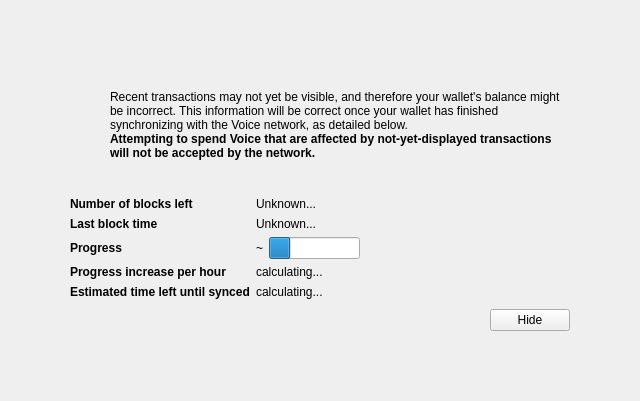
<?xml version="1.0" encoding="UTF-8"?>
<ui version="4.0">
 <class>ModalOverlay</class>
 <widget class="ModalOverlay" name="ModalOverlay">
  <property name="geometry">
   <rect>
    <x>0</x>
    <y>0</y>
    <width>640</width>
    <height>401</height>
   </rect>
  </property>
  <property name="windowTitle">
   <string>Form</string>
  </property>
  <layout class="QVBoxLayout" name="verticalLayout" stretch="0">
   <property name="sizeConstraint">
    <enum>QLayout::SetDefaultConstraint</enum>
   </property>
   <property name="leftMargin">
    <number>0</number>
   </property>
   <property name="topMargin">
    <number>0</number>
   </property>
   <property name="rightMargin">
    <number>0</number>
   </property>
   <property name="bottomMargin">
    <number>0</number>
   </property>
   <item>
    <widget class="QWidget" name="bgWidget" native="true">
     <property name="styleSheet">
      <string notr="true"/>
     </property>
     <layout class="QVBoxLayout" name="verticalLayoutMain" stretch="0">
      <property name="leftMargin">
       <number>60</number>
      </property>
      <property name="topMargin">
       <number>60</number>
      </property>
      <property name="rightMargin">
       <number>60</number>
      </property>
      <property name="bottomMargin">
       <number>60</number>
      </property>
      <item>
       <widget class="QWidget" name="contentWidget" native="true">
        <property name="styleSheet">
         <string notr="true"/>
        </property>
        <layout class="QVBoxLayout" name="verticalLayoutSub" stretch="1,0,0,0,0">
         <property name="spacing">
          <number>0</number>
         </property>
         <property name="leftMargin">
          <number>10</number>
         </property>
         <property name="topMargin">
          <number>10</number>
         </property>
         <property name="rightMargin">
          <number>10</number>
         </property>
         <property name="bottomMargin">
          <number>10</number>
         </property>
         <item>
          <layout class="QHBoxLayout" name="horizontalLayoutIconText" stretch="0,1">
           <property name="topMargin">
            <number>20</number>
           </property>
           <item>
            <layout class="QVBoxLayout" name="verticalLayoutIcon">
             <property name="leftMargin">
              <number>0</number>
             </property>
             <item>
              <widget class="QPushButton" name="warningIcon">
               <property name="enabled">
                <bool>false</bool>
               </property>
               <property name="text">
                <string/>
               </property>
               <property name="icon">
                <iconset>
                 <normaloff>:/icons/warning</normaloff>
                 <disabledoff>:/icons/warning</disabledoff>:/icons/warning</iconset>
               </property>
               <property name="iconSize">
                <size>
                 <width>48</width>
                 <height>48</height>
                </size>
               </property>
               <property name="flat">
                <bool>true</bool>
               </property>
              </widget>
             </item>
             <item>
              <spacer name="verticalSpacerWarningIcon">
               <property name="orientation">
                <enum>Qt::Vertical</enum>
               </property>
               <property name="sizeHint" stdset="0">
                <size>
                 <width>20</width>
                 <height>40</height>
                </size>
               </property>
              </spacer>
             </item>
            </layout>
           </item>
           <item>
            <layout class="QVBoxLayout" name="verticalLayoutInfoText">
             <property name="leftMargin">
              <number>0</number>
             </property>
             <property name="topMargin">
              <number>0</number>
             </property>
             <item>
              <widget class="QLabel" name="infoText">
               <property name="text">
                <string>Recent transactions may not yet be visible, and therefore your wallet's balance might be incorrect. This information will be correct once your wallet has finished synchronizing with the Voice network, as detailed below.</string>
               </property>
               <property name="textFormat">
                <enum>Qt::RichText</enum>
               </property>
               <property name="wordWrap">
                <bool>true</bool>
               </property>
              </widget>
             </item>
             <item>
              <widget class="QLabel" name="infoTextStrong">
               <property name="font">
                <font>
                 <weight>75</weight>
                 <bold>true</bold>
                </font>
               </property>
               <property name="text">
                <string>Attempting to spend Voice that are affected by not-yet-displayed transactions will not be accepted by the network.</string>
               </property>
               <property name="textFormat">
                <enum>Qt::RichText</enum>
               </property>
               <property name="wordWrap">
                <bool>true</bool>
               </property>
              </widget>
             </item>
             <item>
              <spacer name="verticalSpacerInTextSpace">
               <property name="orientation">
                <enum>Qt::Vertical</enum>
               </property>
               <property name="sizeHint" stdset="0">
                <size>
                 <width>20</width>
                 <height>40</height>
                </size>
               </property>
              </spacer>
             </item>
            </layout>
           </item>
          </layout>
         </item>
         <item>
          <spacer name="verticalSpacerAfterText">
           <property name="orientation">
            <enum>Qt::Vertical</enum>
           </property>
           <property name="sizeHint" stdset="0">
            <size>
             <width>20</width>
             <height>40</height>
            </size>
           </property>
          </spacer>
         </item>
         <item>
          <layout class="QFormLayout" name="formLayout">
           <property name="fieldGrowthPolicy">
            <enum>QFormLayout::FieldsStayAtSizeHint</enum>
           </property>
           <property name="horizontalSpacing">
            <number>6</number>
           </property>
           <property name="verticalSpacing">
            <number>6</number>
           </property>
           <property name="topMargin">
            <number>10</number>
           </property>
           <item row="0" column="0">
            <widget class="QLabel" name="labelNumberOfBlocksLeft">
             <property name="font">
              <font>
               <weight>75</weight>
               <bold>true</bold>
              </font>
             </property>
             <property name="text">
              <string>Number of blocks left</string>
             </property>
            </widget>
           </item>
           <item row="0" column="1">
            <widget class="QLabel" name="numberOfBlocksLeft">
             <property name="text">
              <string>Unknown...</string>
             </property>
            </widget>
           </item>
           <item row="1" column="0">
            <widget class="QLabel" name="labelLastBlockTime">
             <property name="font">
              <font>
               <weight>75</weight>
               <bold>true</bold>
              </font>
             </property>
             <property name="text">
              <string>Last block time</string>
             </property>
            </widget>
           </item>
           <item row="1" column="1">
            <widget class="QLabel" name="newestBlockDate">
             <property name="sizePolicy">
              <sizepolicy hsizetype="Maximum" vsizetype="Preferred">
               <horstretch>0</horstretch>
               <verstretch>0</verstretch>
              </sizepolicy>
             </property>
             <property name="text">
              <string>Unknown...</string>
             </property>
            </widget>
           </item>
           <item row="2" column="0">
            <widget class="QLabel" name="labelSyncDone">
             <property name="font">
              <font>
               <weight>75</weight>
               <bold>true</bold>
              </font>
             </property>
             <property name="text">
              <string>Progress</string>
             </property>
            </widget>
           </item>
           <item row="2" column="1">
            <layout class="QHBoxLayout" name="horizontalLayoutSync" stretch="0,1">
             <item>
              <widget class="QLabel" name="percentageProgress">
               <property name="text">
                <string notr="true">~</string>
               </property>
              </widget>
             </item>
             <item>
              <widget class="QProgressBar" name="progressBar">
               <property name="value">
                <number>24</number>
               </property>
               <property name="format">
                <string/>
               </property>
              </widget>
             </item>
            </layout>
           </item>
           <item row="4" column="0">
            <widget class="QLabel" name="labelProgressIncrease">
             <property name="font">
              <font>
               <weight>75</weight>
               <bold>true</bold>
              </font>
             </property>
             <property name="text">
              <string>Progress increase per hour</string>
             </property>
            </widget>
           </item>
           <item row="4" column="1">
            <widget class="QLabel" name="progressIncreasePerH">
             <property name="text">
              <string>calculating...</string>
             </property>
            </widget>
           </item>
           <item row="5" column="0">
            <widget class="QLabel" name="labelEstimatedTimeLeft">
             <property name="font">
              <font>
               <weight>75</weight>
               <bold>true</bold>
              </font>
             </property>
             <property name="text">
              <string>Estimated time left until synced</string>
             </property>
            </widget>
           </item>
           <item row="5" column="1">
            <widget class="QLabel" name="expectedTimeLeft">
             <property name="text">
              <string>calculating...</string>
             </property>
            </widget>
           </item>
          </layout>
         </item>
         <item>
          <layout class="QHBoxLayout" name="horizontalLayoutButtons">
           <property name="leftMargin">
            <number>10</number>
           </property>
           <property name="topMargin">
            <number>10</number>
           </property>
           <item>
            <spacer name="horizontalSpacer">
             <property name="orientation">
              <enum>Qt::Horizontal</enum>
             </property>
             <property name="sizeHint" stdset="0">
              <size>
               <width>40</width>
               <height>20</height>
              </size>
             </property>
            </spacer>
           </item>
           <item>
            <widget class="QPushButton" name="closeButton">
             <property name="text">
              <string>Hide</string>
             </property>
            </widget>
           </item>
          </layout>
         </item>
         <item>
          <layout class="QVBoxLayout" name="verticalLayout_2">
           <item>
            <spacer name="verticalSpacer">
             <property name="orientation">
              <enum>Qt::Vertical</enum>
             </property>
             <property name="sizeHint" stdset="0">
              <size>
               <width>20</width>
               <height>40</height>
              </size>
             </property>
            </spacer>
           </item>
          </layout>
         </item>
        </layout>
       </widget>
      </item>
     </layout>
    </widget>
   </item>
  </layout>
 </widget>
 <customwidgets>
  <customwidget>
   <class>ModalOverlay</class>
   <extends>QWidget</extends>
   <header>modaloverlay.h</header>
   <container>1</container>
  </customwidget>
 </customwidgets>
 <resources/>
 <connections/>
</ui>
